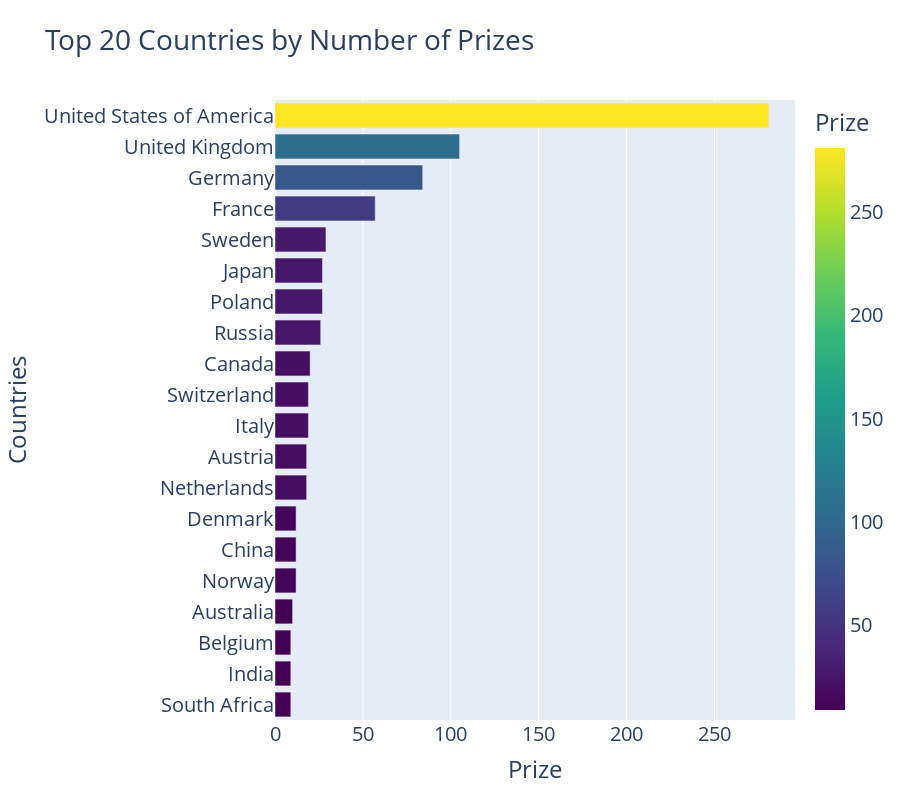

Write notebook code for a chart like this one.
### Markdown cell above
**Challenge**:

-   Create a Pandas DataFrame called `top20_countries` that has the two columns. The `prize` column should contain the total number of prizes won.

<img src=https://i.imgur.com/6HM8rfB.png width=350>

-   Is it best to use `birth_country`, `birth_country_current` or `organization_country`?
-   What are some potential problems when using `birth_country` or any of the others? Which column is the least problematic?
-   Then use plotly to create a horizontal bar chart showing the number of prizes won by each country. Here's what you're after:

<img src=https://i.imgur.com/agcJdRS.png width=750>

-   What is the ranking for the top 20 countries in terms of the number of prizes?

### Code cell
s_data = (
    df_data.groupby("birth_country_current")
    .count()
    .prize.sort_values(ascending=False)
    .head(20)[::-1]
)
top_20_countries = pd.DataFrame({"Countries": s_data.index, "Prize": s_data.values})

x = px.bar(
    data_frame=top_20_countries,
    y="Countries",
    x="Prize",
    color="Prize",
    orientation="h",
    color_continuous_scale="viridis",
    title="Top 20 Countries by Number of Prizes",
    height=800,
).update_layout(font_size=20)
x.show()

### Figure 1 — Plotly figure (JSON) as saved in the notebook; plotly's stock layout.template omitted (floating-point values rounded to 4 significant figures)
{"data": [{"alignmentgroup": "True", "hovertemplate": "Prize=%{marker.color}<br>Countries=%{y}<extra></extra>", "legendgroup": "", "marker": {"color": [9, 9, 9, 10, 12, 12, 12, 18, 18, 19, 19, 20, 26, 27, 27, 29, 57, 84, 105, 281], "coloraxis": "coloraxis", "pattern": {"shape": ""}}, "name": "", "offsetgroup": "", "orientation": "h", "showlegend": false, "textposition": "auto", "type": "bar", "x": [9, 9, 9, 10, 12, 12, 12, 18, 18, 19, 19, 20, 26, 27, 27, 29, 57, 84, 105, 281], "xaxis": "x", "y": ["South Africa", "India", "Belgium", "Australia", "Norway", "China", "Denmark", "Netherlands", "Austria", "Italy", "Switzerland", "Canada", "Russia", "Poland", "Japan", "Sweden", "France", "Germany", "United Kingdom", "United States of America"], "yaxis": "y"}], "layout": {"barmode": "relative", "coloraxis": {"colorbar": {"title": {"text": "Prize"}}, "colorscale": [[0, "#440154"], [0.1111, "#482878"], [0.2222, "#3e4989"], [0.3333, "#31688e"], [0.4444, "#26828e"], [0.5556, "#1f9e89"], [0.6667, "#35b779"], [0.7778, "#6ece58"], [0.8889, "#b5de2b"], [1, "#fde725"]]}, "font": {"size": 20}, "height": 800, "legend": {"tracegroupgap": 0}, "title": {"text": "Top 20 Countries by Number of Prizes"}, "xaxis": {"anchor": "y", "domain": [0, 1], "title": {"text": "Prize"}}, "yaxis": {"anchor": "x", "domain": [0, 1], "title": {"text": "Countries"}}}}
